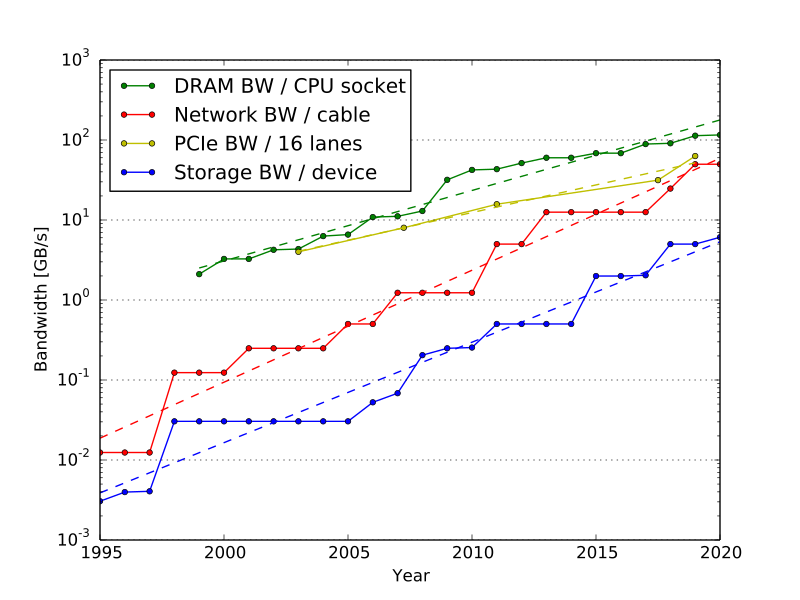

Write Python code to recreate this figure.
#!python3

import os
import matplotlib
import matplotlib.pyplot as plt
import numpy as np

# TODO: use latex for text: https://matplotlib.org/users/usetex.html
#from matplotlib import rc
#rc('font',**{'family':'sans-serif','sans-serif':['Helvetica']})
## for Palatino and other serif fonts use:
#rc('font',**{'family':'serif','serif':['Palatino']})
#rc('text', usetex=True)

base_path = os.path.dirname(os.path.realpath(__file__))

fig = plt.figure()
ax = fig.add_subplot(111)

# Uni-directional interconnect constants [GB/s/lane].
gen1 = 0.25
gen2 = 0.5
gen3 = 0.9846
gen4 = 1.969
gen5 = 3.938
ocapi = 25/8

# Plot DRAM bandwidth in GB/s.
location = os.path.join(base_path, "1-fritz-bw-dram.csv")
data = np.genfromtxt(location, delimiter=',', names=['year', 'bw'])
ax.plot(data['year'], data['bw'], 'go-', label="DRAM BW / CPU socket", markersize=4)

# Fit.
x = data['year']
y = data['bw']

p = np.polyfit(x, np.log(y), 1)
ax.semilogy(x, np.exp(p[0] * x + p[1]), 'g--')

# Plot Network bandwidth in GB/s.
location = os.path.join(base_path, "1-fritz-bw-net.csv")
data = np.genfromtxt(location, delimiter=',', names=['year', 'bw'])
ax.plot(data['year'], data['bw']/1000, 'ro-', label="Network BW / cable", markersize=4)

x = data['year']
y = data['bw']/1000

p = np.polyfit(x, np.log(y), 1)
ax.semilogy(x, np.exp(p[0] * x + p[1]), 'r--')

# Plot PCIe bandwidth in GB/s for x16 slots.
# PCI-X 1.0 and 2.0: [1998, 2003] [1.06, 4.266]
# OpenCAPI 2018 16*ocapi
pcie_y = np.array([2003, 2007.25, 2011.00, 2017.50, 2019.00])
pcie_b = np.array([16*gen1, 16*gen2, 16*gen3, 16*gen4, 16*gen5])
ax.plot(pcie_y, pcie_b, 'yo-', label="PCIe BW / 16 lanes", markersize=4)

x = pcie_y
y = pcie_b

p = np.polyfit(x, np.log(y), 1)
ax.semilogy(x, np.exp(p[0] * x + p[1]), 'y--')

# Plot SSD bandwidth in GB/s.
location = os.path.join(base_path, "1-fritz-bw-ssd.csv")
data = np.genfromtxt(location, delimiter=',', names=['year', 'bw'])
ax.plot(data['year'], data['bw']/1000, 'bo-', label="Storage BW / device", markersize=4)

x = data['year']
y = data['bw']/1000

p = np.polyfit(x, np.log(y), 1)
ax.semilogy(x, np.exp(p[0] * x + p[1]), 'b--')

# Plot setup
ax.set_yscale('log')
#plt.axis([1993, 2022, 0.001, 1000])
#for axis in [ax.yaxis]: # Custom y tick formatter.
#  axis.set_major_formatter(matplotlib.ticker.StrMethodFormatter("{x}"))
ax.set_xlabel("Year")
ax.set_ylabel("Bandwidth [GB/s]")
ax.yaxis.grid(True) #ax.grid()
plt.legend(loc=2)

# Output image filename is the name of the script without its extension, plus ".pdf".
filename = os.path.splitext(os.path.basename(__file__))[0] + ".pdf"
location = os.path.join(base_path, filename)
plt.savefig(location)
